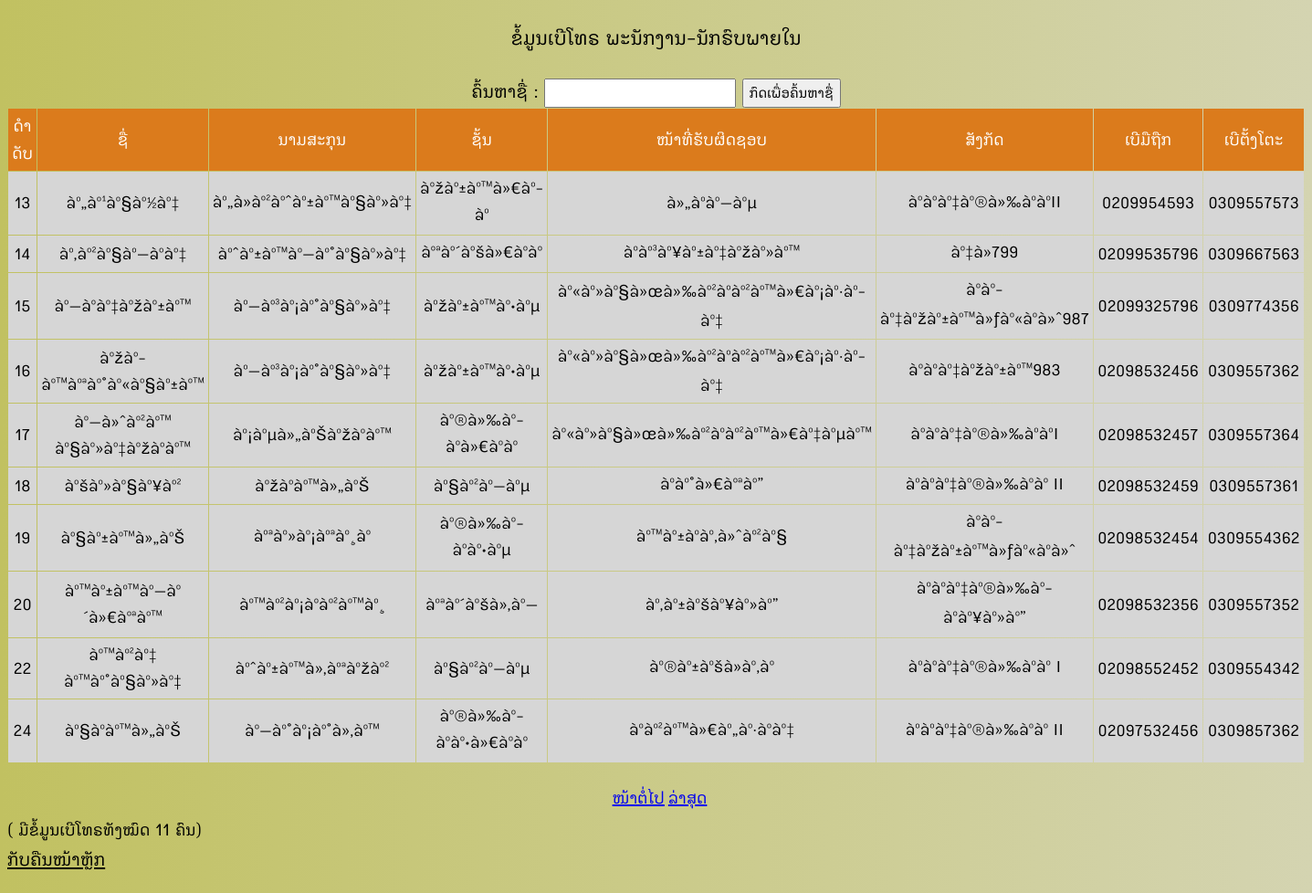
The app's page /frontend/tel/show.php with its own data.
### tables this page shows
CREATE TABLE `tb_phonebook` (
  `id_phonebook` int(11) NOT NULL,
  `firstname` varchar(45) DEFAULT NULL,
  `lastname` varchar(45) DEFAULT NULL,
  `ranks` varchar(45) DEFAULT NULL,
  `position` varchar(255) DEFAULT NULL,
  `department` varchar(45) DEFAULT NULL,
  `tel` varchar(20) DEFAULT NULL,
  `home` varchar(25) DEFAULT NULL,
  `remarrk` varchar(255) DEFAULT NULL
);

### frontend/tel/show.php (the view, shortened to what this page needs)
<?php require_once('../../Connections/config.php'); ?>
<?php
$currentPage = $_SERVER["PHP_SELF"];
$maxRows_showphonebook_user = 10;
$pageNum_showphonebook_user = 0;
$startRow_showphonebook_user = $pageNum_showphonebook_user * $maxRows_showphonebook_user;
$query_showphonebook_user = "SELECT * FROM tb_phonebook";
$query_limit_showphonebook_user = sprintf("%s LIMIT %d, %d", $query_showphonebook_user, $startRow_showphonebook_user, $maxRows_showphonebook_user);
$showphonebook_user = mysql_query($query_limit_showphonebook_user, $config) or die(mysql_error());
$row_showphonebook_user = mysql_fetch_assoc($showphonebook_user);
if (isset($_GET['totalRows_showphonebook_user'])) {
  $totalRows_showphonebook_user = $_GET['totalRows_showphonebook_user'];
} else {
  $all_showphonebook_user = mysql_query($query_showphonebook_user);
  $totalRows_showphonebook_user = mysql_num_rows($all_showphonebook_user);
}
$totalPages_showphonebook_user = ceil($totalRows_showphonebook_user/$maxRows_showphonebook_user)-1;
$queryString_showphonebook_user = "";
$queryString_showphonebook_user = sprintf("&totalRows_showphonebook_user=%d%s", $totalRows_showphonebook_user, $queryString_showphonebook_user);
?>
<!DOCTYPE html PUBLIC "-//W3C//DTD XHTML 1.0 Transitional//EN" "http://www.w3.org/TR/xhtml1/DTD/xhtml1-transitional.dtd">
<html xmlns="http://www.w3.org/1999/xhtml">
<head>
</head>
<body class="font-show_tel_paging">
<h3 align="center" class="font-header_user_tel">ຂໍ້ມູນເບີໂທຣ ພະນັກງານ-ນັກຮົບພາຍໃນ</h3>
<center>
  <form action="search.php" method="post" name="form_search_user" class="font-search_user_tel" id="form_search_user">
  <label for="searchphonebookuser">ຄົ້ນຫາຊື່ :</label>
  <input name="searchphonebookuser" type="text" class="font-input_user_tel" id="searchphonebookuser" />
  <input name="btnsearchphonebookuser" type="submit" class="font-btnsearch_user_tel" id="btnsearchphonebookuser" value="ກົດເພື່ອຄົ້ນຫາຊື່" />
</form></center>
<table border="0" align="center" cellpadding="4" cellspacing="1">
  <tr align="center" bgcolor="#DB7B1C" class="font-user_tel">
    <td width="50" height="36">ດຳດັບ</td>
    <td width="130" height="36">ຊື່</td>
    <td width="150" height="36">ນາມສະກຸນ</td>
    <td width="80" height="36">ຊັ້ນ</td>
    <td width="140" height="36">ໜ້າທີ່ຮັບຜິດຊອບ</td>
    <td width="120" height="36">ສັງກັດ</td>
    <td width="150" height="36">ເບີມືຖືກ</td>
    <td width="150" height="36">ເບີຕັ້ງໂຕະ</td>
  </tr>
  <?php do { ?>
    <tr align="center" bgcolor="#D6D6D6" class="font-infouser_tel">
      <td><?php echo $row_showphonebook_user['id_phonebook']; ?></td>
      <td><?php echo $row_showphonebook_user['firstname']; ?></td>
      <td><?php echo $row_showphonebook_user['lastname']; ?></td>
      <td><?php echo $row_showphonebook_user['ranks']; ?></td>
      <td><?php echo $row_showphonebook_user['position']; ?></td>
      <td><?php echo $row_showphonebook_user['department']; ?></td>
      <td><?php echo $row_showphonebook_user['tel']; ?></td>
      <td><?php echo $row_showphonebook_user['home']; ?></td>
    </tr>
    <?php } while ($row_showphonebook_user = mysql_fetch_assoc($showphonebook_user)); ?>
</table>
<p align="center">
<table border="0" align="center" class="font-show_tel_paging">
  <tr>
    <td><?php if ($pageNum_showphonebook_user > 0) {  ?>
        <?php }  ?></td>
    <td><?php if ($pageNum_showphonebook_user > 0) {  ?>
        <?php }  ?></td>
    <td><?php if ($pageNum_showphonebook_user < $totalPages_showphonebook_user) {  ?>
        <a href="<?php printf("%s?pageNum_showphonebook_user=%d%s", $currentPage, min($totalPages_showphonebook_user, $pageNum_showphonebook_user + 1), $queryString_showphonebook_user); ?>">ໜ້າຕໍ່ໄປ</a>
        <?php }  ?></td>
    <td><?php if ($pageNum_showphonebook_user < $totalPages_showphonebook_user) {  ?>
        <a href="<?php printf("%s?pageNum_showphonebook_user=%d%s", $currentPage, $totalPages_showphonebook_user, $queryString_showphonebook_user); ?>">ລ່າສຸດ</a>
        <?php }  ?></td>
  </tr>
</table>
( ມີຂໍ້ມູນເບີໂທຣທັງໝົດ <?php echo $totalRows_showphonebook_user ?> ຄົນ)<a href="../user/user.php" class="font-footer_user_tel"><br />
ກັບຄືນໜ້າຫຼັກ</a>
</p>
</body>
</html>

### frontend/tel/show.php (style rules this page uses)
.font-header_user_tel { font-family: boonbaan; font-size: 24px; font-style: normal; font-weight: normal; }
.font-footer_user_tel { font-family: boonbaan; font-size: 22px; font-style: normal; font-weight: normal; color: #000; }
.font-search_user_tel { font-family: boonbaan; font-size: 22px; font-style: normal; font-weight: normal; color: #000; }
.font-btnsearch_user_tel { font-family: boonbaan; font-size: 17px; font-style: normal; font-weight: normal; color: #000; }
.font-input_user_tel { font-family: boonbaan; font-size: 17px; font-style: normal; font-weight: normal; color: #000; }
.font-user_tel { font-family: boonbaan; font-size: 20px; font-style: normal; font-weight: normal; color: #FFFFFF; }
.font-infouser_tel { font-family: boonbaan; font-size: 19px; font-style: normal; font-weight: normal; color: #000; }
body { background-image: linear-gradient(to right, #c1c161 0%, #c1c161 0%, #d4d4b1 100%); }
.font-show_tel_paging { font-family: boonbaan; font-size: 20px; font-style: normal; font-weight: normal; color: #000; }

### records on screen
tb_phonebook: id_phonebook "13", firstname "àº„àº¹àº§àº½àº‡", lastname "àº„à»àº²àºˆàº±àº™àº§àº»àº‡", ranks "àºžàº±àº™à»€àº­àº", position "à»„àº­àº—àºµ", department "àºàº­àº‡àº®à»‰àº­àºII", tel "0209954593", home "0309557573"
tb_phonebook: id_phonebook "14", firstname "àº‚àº²àº§àº—àº­àº‡", lastname "àºˆàº±àº™àº—àº°àº§àº»àº‡", ranks "àºªàº´àºšà»€àº­àº", position "àºàº³àº¥àº±àº‡àºžàº»àº™", department "àº‡à»799", tel "02099535796", home "0309667563"
tb_phonebook: id_phonebook "15", firstname "àº—àº­àº‡àºžàº±àº™", lastname "àº—àº³àº¡àº°àº§àº»àº‡", ranks "àºžàº±àº™àº•àºµ", position "àº«àº»àº§à»œà»‰àº²àºàº²àº™à»€àº¡àº·àº­àº‡", department "àºàº­àº‡àºžàº±àº™à»ƒàº«àºà»ˆ987", tel "02099325796", home "0309774356"
tb_phonebook: id_phonebook "16", firstname "àºžàº­àº™àºªàº°àº«àº§àº±àº™", lastname "àº—àº³àº¡àº°àº§àº»àº‡", ranks "àºžàº±àº™àº•àºµ", position "àº«àº»àº§à»œà»‰àº²àºàº²àº™à»€àº¡àº·àº­àº‡", department "àºàº­àº‡àºžàº±àº™983", tel "02098532456", home "0309557362"
tb_phonebook: id_phonebook "17", firstname "àº—à»ˆàº²àº™ àº§àº»àº‡àºžàº­àº™", lastname "àº¡àºµà»„àºŠàºžàº­àº™", ranks "àº®à»‰àº­àºà»€àº­àº", position "àº«àº»àº§à»œà»‰àº²àºàº²àº™à»€àº‡àºµàº™", department "àºàº­àº‡àº®à»‰àº­àºI", tel "02098532457", home "0309557364"
tb_phonebook: id_phonebook "18", firstname "àºšàº»àº§àº¥àº²", lastname "àºžàº­àº™à»„àºŠ", ranks "àº§àº²àº—àºµ", position "àºàº°à»€àºªàº”", department "àºàº­àº‡àº®à»‰àº­àº II", tel "02098532459", home "0309557361"
tb_phonebook: id_phonebook "19", firstname "àº§àº±àº™à»„àºŠ", lastname "àºªàº»àº¡àºªàº¸àº", ranks "àº®à»‰àº­àºàº•àºµ", position "àº™àº±àºàº‚à»ˆàº²àº§", department "àºàº­àº‡àºžàº±àº™à»ƒàº«àºà»ˆ", tel "02098532454", home "0309554362"
tb_phonebook: id_phonebook "20", firstname "àº™àº±àº™àº—àº´à»€àºªàº™", lastname "àº™àº²àº¡àº­àº²àº™àº¸", ranks "àºªàº´àºšà»‚àº—", position "àº‚àº±àºšàº¥àº»àº”", department "àºàº­àº‡àº®à»‰àº­àºàº¥àº»àº”", tel "02098532356", home "0309557352"
tb_phonebook: id_phonebook "22", firstname "àº™àº²àº‡ àº™àº°àº§àº»àº‡", lastname "àºˆàº±àº™à»‚àºªàºžàº²", ranks "àº§àº²àº—àºµ", position "àº®àº±àºšà»àº‚àº", department "àºàº­àº‡àº®à»‰àº­àº I", tel "02098552452", home "0309554342"
tb_phonebook: id_phonebook "24", firstname "àº§àº­àº™à»„àºŠ", lastname "àº—àº°àº¡àº°à»‚àº™", ranks "àº®à»‰àº­àºàº•à»€àº­àº", position "àºàº²àº™à»€àº„àº·àº­àº‡", department "àºàº­àº‡àº®à»‰àº­àº II", tel "02097532456", home "0309857362"

### other values on screen
$totalRows_showphonebook_user "11"
